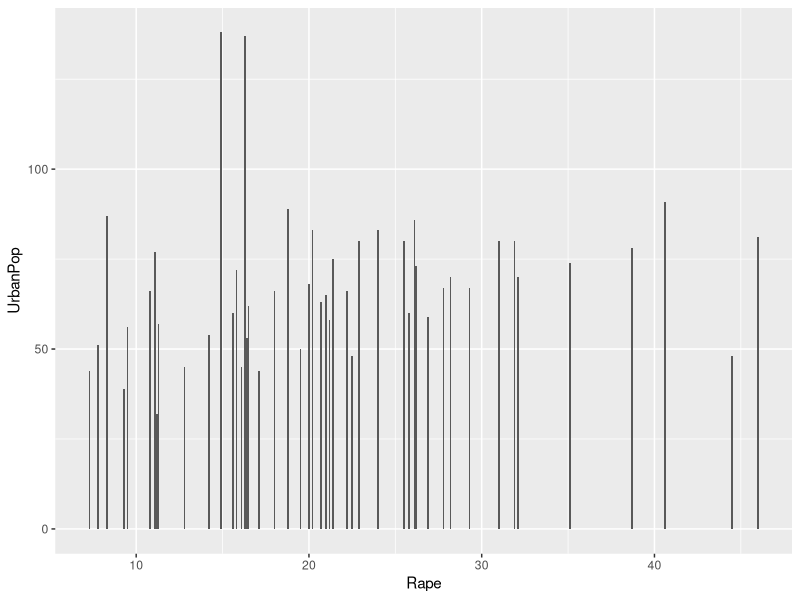
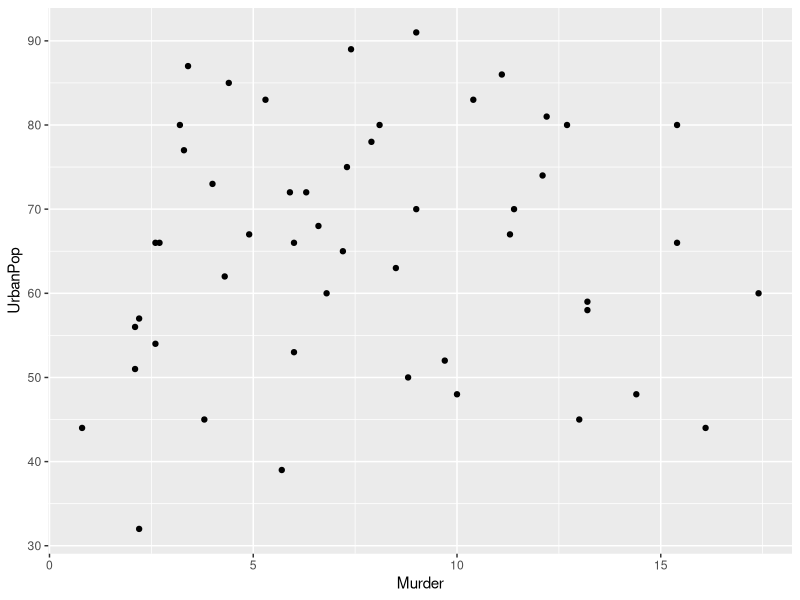
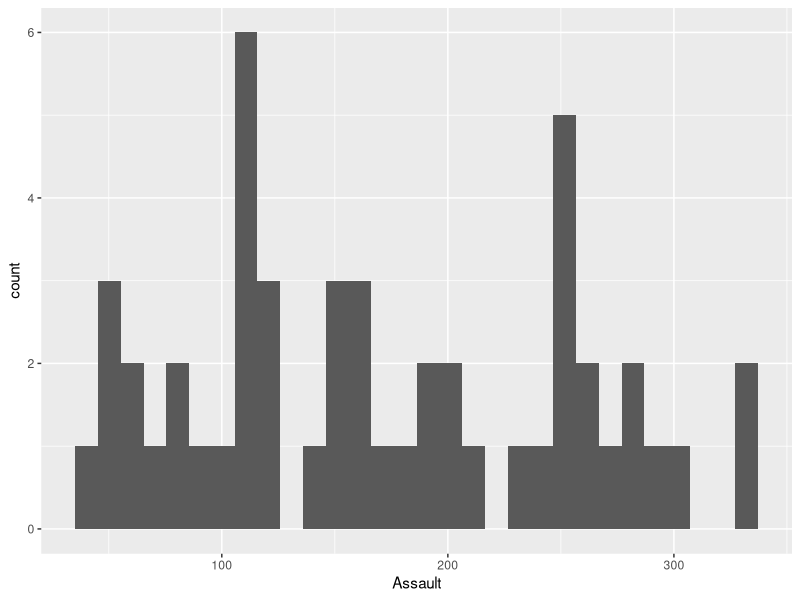

These charts were generated, in order, by the following R code:
library(tidyverse)
data("USArrests")
USArrests%>%ggplot(aes(Rape,UrbanPop))+geom_col()
USArrests%>%ggplot(aes(Murder,UrbanPop))+geom_point()
USArrests%>%ggplot(aes(Assault))+geom_histogram()
